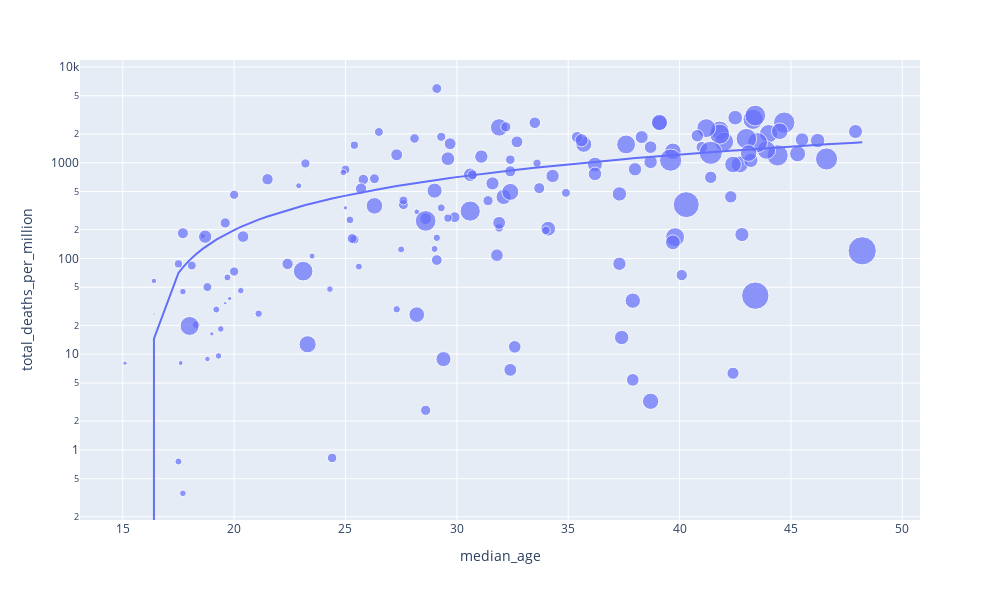

Write notebook code for a chart like this one.
### Code cell
fig = go.Figure()

fig = px.scatter(df_diab, x = 'median_age', y = 'total_deaths_per_million', trendline = 'ols', 
                 size = 'hospital_beds_per_thousand', hover_name = 'location')
fig.update_layout( yaxis_type = 'log')
fig.update_layout(
    width = 1000,
    height = 600
    )
fig.show()

### Figure 1 — Plotly figure (JSON) as saved in the notebook; plotly's stock layout.template omitted (floating-point values rounded to 4 significant figures; data arrays with more than 128 entries replaced by an {"elided": "..."} marker saying what was removed)
{"data": [{"hovertemplate": "<b>%{hovertext}</b><br><br>median_age=%{x}<br>total_deaths_per_million=%{y}<br>hospital_beds_per_thousand=%{marker.size}<extra></extra>", "hovertext": {"elided": "155 str values"}, "legendgroup": "", "marker": {"color": "#636efa", "size": {"elided": "155 float values"}, "sizemode": "area", "sizeref": 0.03263, "symbol": "circle"}, "mode": "markers", "name": "", "orientation": "v", "showlegend": false, "type": "scatter", "x": {"elided": "155 float values"}, "xaxis": "x", "y": {"elided": "155 float values"}, "yaxis": "y"}, {"hovertemplate": "<b>OLS trendline</b><br>total_deaths_per_million = 50.9722 * median_age + -821.441<br>R<sup>2</sup>=0.247931<br><br>median_age=%{x}<br>total_deaths_per_million=%{y} <b>(trend)</b><extra></extra>", "legendgroup": "", "marker": {"color": "#636efa", "symbol": "circle"}, "mode": "lines", "name": "", "showlegend": false, "type": "scatter", "x": {"elided": "155 float values"}, "xaxis": "x", "y": {"elided": "155 float values"}, "yaxis": "y"}], "layout": {"height": 600, "legend": {"itemsizing": "constant", "tracegroupgap": 0}, "margin": {"t": 60}, "width": 1000, "xaxis": {"anchor": "y", "domain": [0, 1], "title": {"text": "median_age"}}, "yaxis": {"anchor": "x", "domain": [0, 1], "title": {"text": "total_deaths_per_million"}, "type": "log"}}}
